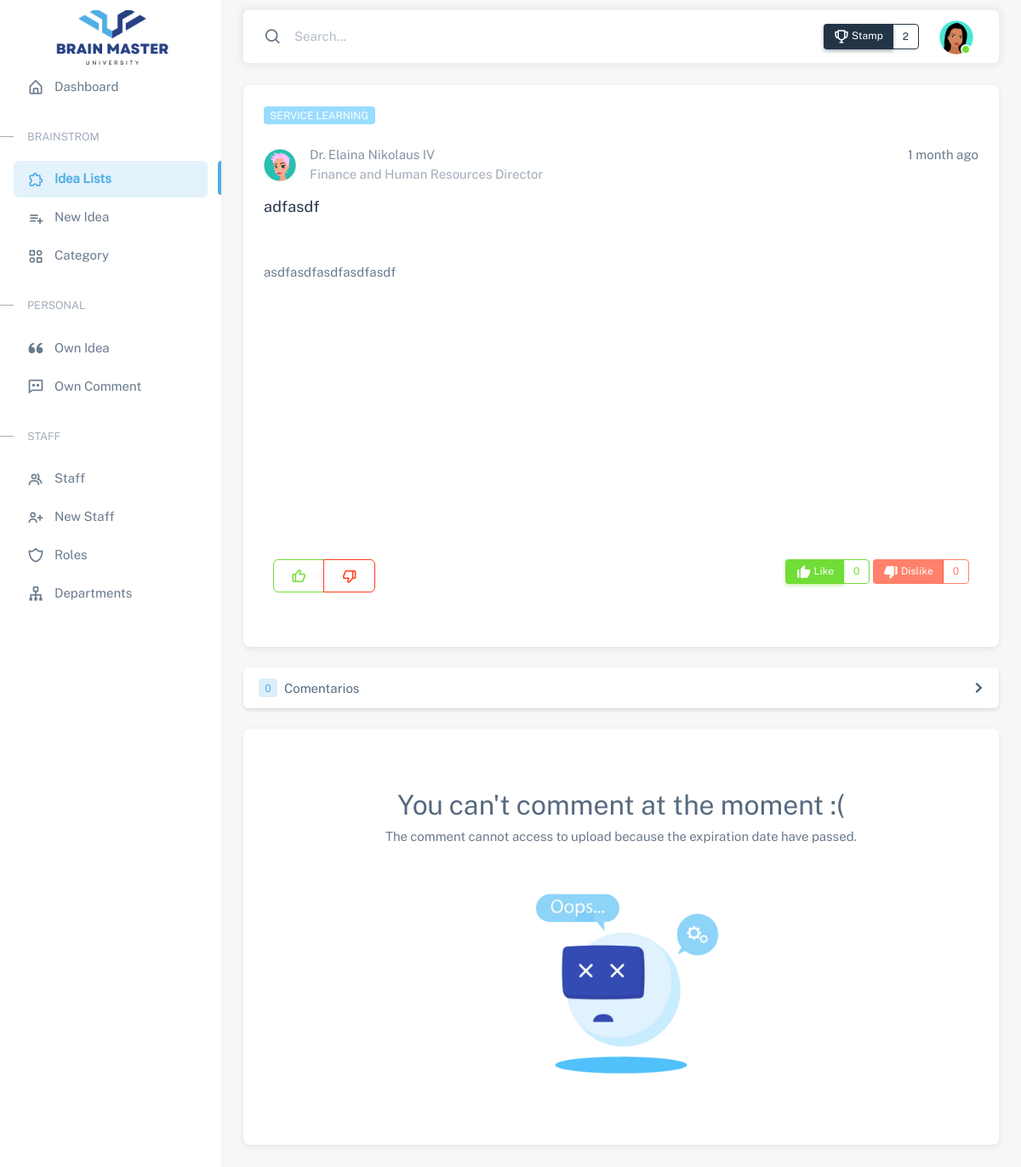
/idea.php?id=70 (signed in), run on the app's committed database.
### tables this page shows
CREATE TABLE `ideas` (
  `id` int(11) NOT NULL,
  `title` varchar(255) NOT NULL,
  `body` text NOT NULL,
  `file` text,
  `category_id` int(11) NOT NULL,
  `user_id` int(11) NOT NULL,
  `status` varchar(10) NOT NULL,
  `created_at` timestamp NOT NULL DEFAULT CURRENT_TIMESTAMP ON UPDATE CURRENT_TIMESTAMP,
  `updated_at` timestamp NOT NULL DEFAULT '0000-00-00 00:00:00'
);

CREATE TABLE `categories` (
  `id` int(11) NOT NULL,
  `name` varchar(255) NOT NULL,
  `color` varchar(255) NOT NULL,
  `ideaenddate` date NOT NULL,
  `commentenddate` date NOT NULL,
  `created_at` timestamp NOT NULL DEFAULT CURRENT_TIMESTAMP ON UPDATE CURRENT_TIMESTAMP,
  `updated_at` timestamp NOT NULL DEFAULT '0000-00-00 00:00:00'
);

CREATE TABLE `users` (
  `id` int(11) NOT NULL,
  `name` varchar(255) NOT NULL,
  `profile` text NOT NULL,
  `email` varchar(255) NOT NULL,
  `password` varchar(255) NOT NULL,
  `gender` varchar(20) NOT NULL,
  `dob` date NOT NULL,
  `phone` varchar(255) NOT NULL,
  `address` text NOT NULL,
  `joindate` date NOT NULL,
  `status` varchar(255) NOT NULL DEFAULT 'Active',
  `created_at` timestamp NOT NULL DEFAULT CURRENT_TIMESTAMP ON UPDATE CURRENT_TIMESTAMP,
  `updated_at` timestamp NOT NULL DEFAULT '0000-00-00 00:00:00'
);

CREATE TABLE `positions` (
  `id` int(11) NOT NULL,
  `name` varchar(255) NOT NULL,
  `department_id` int(11) NOT NULL,
  `created_at` timestamp NOT NULL DEFAULT CURRENT_TIMESTAMP,
  `updated_at` timestamp NOT NULL DEFAULT '0000-00-00 00:00:00'
);

### idea.php (the view, shortened to what this page needs)
<?php
	require 'header.php';
    include("confs/config.php");
    $id=$_GET['id'];
    $result = mysqli_query($conn,"SELECT ideas.*, categories.id as cid, categories.name as cname, categories.color as ccolor, categories.commentenddate as commentenddate, users.name as uname, users.profile as uprofile, positions.name as pname from ideas
            LEFT JOIN categories ON ideas.category_id = categories.id
            LEFT JOIN users ON ideas.user_id = users.id
            LEFT JOIN position_user ON users.id = position_user.user_id
            LEFT JOIN positions ON position_user.position_id = positions.id
            WHERE ideas.id = $id");
    $row = mysqli_fetch_array($result);
    $like_select="SELECT * FROM reacts WHERE react = 1 AND idea_id = '$id'";
    $like_query=mysqli_query($conn,$like_select);
    $idea_like_total=mysqli_num_rows($like_query);
    $dislike_select="SELECT * FROM reacts WHERE react = 0 AND idea_id = '$id'";
    $dislike_query=mysqli_query($conn,$dislike_select);
    $idea_dislike_total=mysqli_num_rows($dislike_query);
    $like_users = array();
    $dislike_users = array();
    $comment_select="SELECT comments.*, users.id as uid, users.name as uname, users.profile as uprofile, positions.name as pname
                    FROM comments
                    LEFT JOIN users ON comments.user_id = users.id
                    LEFT JOIN position_user ON users.id = position_user.user_id
                    LEFT JOIN positions ON position_user.position_id = positions.id
                    WHERE comments.idea_id = '$id'
                    ORDER BY comments.created_at DESC
                    ";
    $comment_query=mysqli_query($conn,$comment_select);
    $comment_count=mysqli_num_rows($comment_query);
    $category = $row['cname'];
    $title = $row['title'];
    $body = $row['body'];
    $color = $row['ccolor'];
    $file = $row['file'];
    $status = $row['status'];
    $created_at = $row['created_at'];
    $user = $row['uname'];
    $profile = $row['uprofile'];
    $position = $row['pname'];
    $commentenddate = $row['commentenddate'];
    $date = new DateTime();
    $today = $date->format('Y-m-d');
    function time_since($datetime, $full = false) {
        $now = new DateTime;
        $ago = new DateTime($datetime);
        $diff = $now->diff($ago);
        $diff->w = floor($diff->d / 7);
        $diff->d -= $diff->w * 7;
        $string = array(
            'y' => 'year',
            'm' => 'month',
            'w' => 'week',
            'd' => 'day',
            'h' => 'hour',
            'i' => 'minute',
            's' => 'second',
        );
        foreach ($string as $k => &$v) {
            if ($diff->$k) {
                $v = $diff->$k . ' ' . $v . ($diff->$k > 1 ? 's' : '');
            } else {
                unset($string[$k]);
            }
        }
        if (!$full) $string = array_slice($string, 0, 1);
        return $string ? implode(', ', $string) . ' ago' : 'just now';
    }
?>
    <div class="layout-wrapper layout-content-navbar">
        <div class="layout-container">
            <?php require 'app_sidebar.php' ?>
            <div class="layout-page">
                <?php require 'app_header.php' ?>
                <div class="container-xxl flex-grow-1 container-p-y">
                    <div class="row gy-3">
                        <div class="<?php if(!empty($file)){ ?> col-xl-7 col-lg-7 <?php } ?> col-md-12 col-sm-12 col-12">
                            <div class="card overflow-hidden pb-4 mb-4" style="height: 660px">
                                <div class="card-header">
                                    <span class='badge' style="background-color:<?= $color; ?>"> <?= $category; ?> </span>
                                </div>
                                <div class="d-flex justify-content-between flex-wrap gap-2 px-4 mb-3">
                                    <div class="d-flex flex-wrap align-items-center">
                                        <div class="avatar me-3">
                                            <?php if($status == "off"):?>
                                                <img src="<?= $profile; ?>" alt="Avatar" class="rounded-circle" />
                                            <?php else: ?>
                                                <span class="avatar-initial rounded-circle bg-label-danger"> AN </span>
                                            <?php endif; ?>
                                        </div>
                                        <div>
                                            <?php if($status == "off"):?>
                                                <p class="text-secondary mb-0"> <?= $user; ?> </p>
                                                <span class="text-muted"> <?= $position; ?> </span>
                                            <?php else: ?>
                                                Anonymous User
                                            <?php endif; ?>
                                        </div>
                                    </div>
                                    <div>
                                        <p> <?= time_since($created_at); ?> </p>
                                    </div>
                                </div>
                                <h5 class="px-4 text-dark"> <?= $title; ?> </h5>
                                <div class="card-body" id="vertical-example">
                                    <p class="card-text"> <?= $body; ?>  </p>
                                </div>
                                <div class="card-footer row align-items-center" >
                                    <?php
                                        if(in_array($sess_userid, $like_users)) {
                                            $likeClassBtn = 'active redoBtn';
                                            $likeAttr = 'data-bs-toggle="tooltip" data-bs-offset="0,4" data-bs-placement="top" data-bs-html="true" title="Tap to undo."' ;
                                            $dislikeDisable = 'disabled';
                                        }else{
                                            $likeClassBtn =  'reactBtn';
                                        }
                                        if(in_array($sess_userid, $dislike_users)) {
                                            $dislikeClassBtn = 'active redoBtn';
                                            $dislikeAttr = 'data-bs-toggle="tooltip" data-bs-offset="0,4" data-bs-placement="top" data-bs-html="true" title="Tap to undo."' ;
                                            $likeDisable = 'disabled';
                                        }else{
                                            $dislikeClassBtn =  'reactBtn';
                                        }
                                    ?>
                                    <div class="d-flex justify-content-between flex-wrap gap-2 px-4 mb-3">
                                        <div class="">
                                            <div class="btn-group">
                                                <button type="button" class="btn btn-outline-success <?= $likeClassBtn; ?>" data-react="1"
                                                    <?php if(isset($likeAttr)){ echo $likeAttr; } ?>
                                                    <?php if(isset($likeDisable)){ echo $likeDisable; } ?>
                                                >
                                                    <i class="bx bx-like"></i>
                                                </button>
                                                <button type="button" class="btn btn-outline-danger <?= $dislikeClassBtn; ?>" data-react="0"
                                                    <?php if(isset($dislikeAttr)){ echo $dislikeAttr; } ?>
                                                    <?php if(isset($dislikeDisable)){ echo $dislikeDisable; } ?>
                                                >
                                                    <i class="bx bx-dislike"></i>
                                                </button>
                                            </div>
                                        </div>
                                        <div class="article-votes " >
                                            <div class="btn-group pe-none ">
                                                <button type="button" class="btn btn-success btn-sm">
                                                    <i class="bx bxs-like"></i> Like
                                                </button>
                                                <button type="button" class="btn btn-outline-success btn-sm">
                                                    <span class="likeCount"> <?= $idea_like_total; ?> </span>
                                                </button>
                                            </div>
                                            <div class="btn-group pe-none" role="group" aria-label="Basic outlined example">
                                                <button type="button" class="btn btn-danger btn-sm" disabled>
                                                    <i class="bx bxs-dislike"></i> Dislike
                                                </button>
                                                <button type="button" class="btn btn-outline-danger btn-sm" disabled>
                                                    <span class="dislikeCount"> <?= $idea_dislike_total; ?> </span>
                                                </button>
                                            </div>
                                        </div>
                                    </div>
                                </div>
                            </div>
                        </div>
                    </div>
                    <div class="row gy-3">
                        <div class="col-12">
                            <div class="accordion" id="accordionExample">
                                <div class="card accordion-item mb-4">
                                    <h2 class="accordion-header" id="headingTwo">
                                        <button type="button" class="accordion-button collapsed" data-bs-toggle="collapse" data-bs-target="#accordionTwo" aria-expanded="false" aria-controls="accordionTwo">  <span class="badge bg-label-primary me-2"> <?= $comment_count ?> </span> Comentarios </button>
                                    </h2>
                                </div>
                            </div>
                        </div>
                    </div>
                    <?php if($today <= $commentenddate): ?>
                    <div class="row gy-3">
                        <div class="col-12">
                            <div class="card mb-4 bg-lighter">
                                <div class="card-body">
                                    <label for="inputComment" class="form-label">Comment Box</label>
                                    <textarea class="form-control" id="inputComment" rows="3"></textarea>
                                    <input type="hidden" name="id" id="inputCommentid">
                                    <div class="row mt-3">
                                        <div class="col-8">
                                            <div class="form-check form-switch mb-2">
                                                <input class="form-check-input" type="checkbox" id="inputAnonymous" name="status" />
                                                <label class="form-check-label" for="inputAnonymous">Anonymous Posting</label>
                                            </div>
                                        </div>
                                        <div class="col-4">
                                            <div class="d-grid gap-2 d-md-flex justify-content-md-end">
                                                <button class="btn btn-primary commentBtn" type="button"> Add Comment </button>
                                            </div>
                                        </div>
                                    </div>
                                </div>
                            </div>
                        </div>
                    </div>
                    <?php else: ?>
                        <div class="row gy-3">
                            <div class="col-12">
                                <div class="card p-5">
                                    <div class="card-body text-center">
                                        <h2 class="mb-2 mx-2 "> You can't comment at the moment :( </h2>
                                        <p class="mb-4 mx-2"> The comment cannot access to upload because the expiration date have passed. </p>
                                        <div class="row justify-content-center">
                                            <div class="col-xl-6 col-lg-6 col-md-8 col-sm-12 col-12 text-center">
                                                <img src="assets/img/empty.png" class="img-fluid">
                                            </div>
                                        </div>
                                    </div>
                                </div>
                            </div>
                        </div>
                    <?php endif ?>
                </div>
            </div>
        </div>
    </div>
<?php
	require 'footer.php';
?>

### data on the page
ideas: category.name "SERVICE LEARNING", user.profile (picture), user.name "Dr. Elaina Nikolaus IV", positions.name "Finance and Human Resources Director", created_at "1 month ago", title "adfasdf", body "asdfasdfasdfasdfasdf"

### other printed values
$stamp "2"
$idea_like_total "0"
$idea_dislike_total "0"
$comment_count "0"
